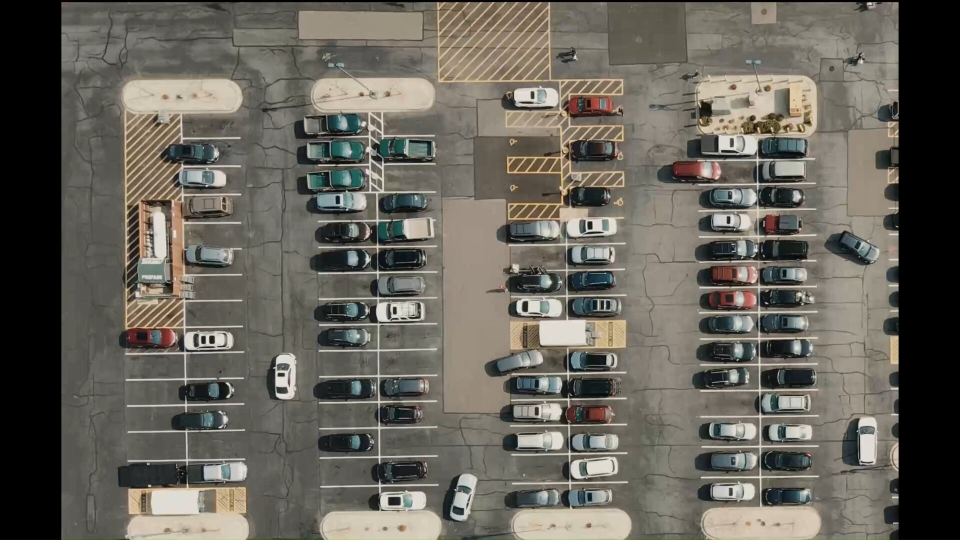
#> input picture ParkMateX-main-main/ParkMateX-main/parkmate/backend/Car-Parking-Detection/carParkImg.jpg, 1920 x 1080 px (shown at 1/2 size)
$ python enhanced_parking_detector.py
#> lines starting #> are read from the running program, lines starting #| are printed output that depends on the picture
### ParkMateX-main-main/ParkMateX-main/parkmate/backend/Car-Parking-Detection/setup_directories.py
"""
Setup script to create necessary directory structure for the application
"""

import logging
import os
from typing import List, Tuple

import config

# Setup logging
logging.basicConfig(level=logging.INFO, format="%(asctime)s - %(levelname)s - %(message)s")
logger = logging.getLogger(__name__)


def setup_directories() -> Tuple[bool, List[str]]:
    """Create all necessary directories for the application"""
    directories = [config.REPORTS_DIR, config.DATA_DIR, config.MODELS_DIR]

    logger.info("Setting up directory structure...")

    for directory in directories:
        try:
            os.makedirs(directory, exist_ok=True)
            logger.info(f"✓ Created/verified directory: {directory}")
        except Exception as e:
            logger.error(f"✗ Error creating directory {directory}: {e}")
            raise

    logger.info("Directory setup complete!")
    print("\n✓ All directories are ready!")
    print(f"  - Reports will be saved to: {config.REPORTS_DIR}")
    print(f"  - Data files will be saved to: {config.DATA_DIR}")
    print(f"  - Models will be stored in: {config.MODELS_DIR}")

    return True, []


# [2 lines that do not run on import are left out]

### ParkMateX-main-main/ParkMateX-main/parkmate/backend/Car-Parking-Detection/enhanced_parking_detector.py
import logging
import os
import pickle
from datetime import datetime
from pathlib import Path
from typing import Any, Dict, List, Optional, Tuple

import cv2
import cvzone
import numpy as np

try:
    import pandas as pd
except Exception:
    pd = None

import config
from setup_directories import setup_directories

try:
    from car_detector import CarDetector
except Exception:
    CarDetector = None

# Setup logging
logging.basicConfig(level=logging.INFO, format="%(asctime)s - %(levelname)s - %(message)s")
logger = logging.getLogger(__name__)


class EnhancedParkingDetector:
    def __init__(self, video_path: Optional[str] = None, image_path: Optional[str] = None) -> None:
        # Setup directories first
        setup_directories()

        self.video_path = video_path
        self.image_path = image_path
        self.width, self.height = config.PARKING_WIDTH, config.PARKING_HEIGHT
        self.posList = []
        self.drawing = False
        self.start_point = None
        self.end_point = None
        self.temp_rectangles = []
        # Initialize detector lazily so mapping can run even if ML extras are missing.
        self.car_detector = None
        self.load_parking_positions()
        self.show_help = True
        self.history = []  # Add history for undo functionality
        self.is_reset = False  # Add reset state flag
        self.original_image = None  # Store original image
        self.current_image = None  # Store current image with markings

        # Add zoom functionality
        self.zoom_scale = 1.0
        self.zoom_step = 0.1
        self.min_zoom = 0.5
        self.max_zoom = 3.0
        self.pan_x = 0
        self.pan_y = 0
        self.pan_step = 50
        self.is_panning = False
        self.last_mouse_pos = None

    # [23 lines left out: functions _normalize_slot, _screen_to_image, not called in this run]

    def load_parking_positions(self) -> None:
        """Load previously saved parking positions from file (pickle or CSV)"""
        if not os.path.exists(config.POSITION_FILE):
            logger.warning(f"No saved positions found at '{config.POSITION_FILE}'.")
            self.posList = []
            return

        with open(config.POSITION_FILE, "rb") as f:
            try:
                self.posList = pickle.load(f)
                logger.info(f"Loaded {len(self.posList)} parking positions (pickle)")
            except Exception:
                # Fallback: file is plain text with x,y per line (CSV)
                f.seek(0)
                try:
                    lines = f.read().decode("utf-8", errors="ignore").splitlines()
                    pos = []
                    for line in lines:
                        line = line.strip()
                        if line and "," in line:
                            coords = line.split(",")
                            if len(coords) == 2:
                                pos.append((int(coords[0]), int(coords[1]), self.width, self.height))
                            elif len(coords) >= 4:
                                pos.append(
                                    (
                                        int(coords[0]),
                                        int(coords[1]),
                                        max(1, int(coords[2])),
                                        max(1, int(coords[3])),
                                    )
                                )
                    self.posList = pos
                    logger.info(f"Loaded {len(self.posList)} parking positions (CSV fallback)")
                except Exception as e:
                    logger.error(f"Error loading positions as CSV: {e}")
                    self.posList = []

    # [11 lines left out: function save_parking_positions, not called in this run]

    def add_help_text(self, img: np.ndarray) -> np.ndarray:
        """Add help text overlay to the image showing keyboard shortcuts"""
        # Get image dimensions
        height, width = img.shape[:2]

        # Add numbered help text in the right corner
        help_text = [
            "=== Available Shortcuts ===",
            "1. R: Reset all selections",
            "2. Z: Undo last selection",
            "3. D: Detect & generate report",
            "4. S: Save current layout",
            "",
            "=== Mouse Controls ===",
            "• Left-click + Drag: Select spaces",
            "• Right-click: Remove space",
        ]

        # Calculate starting position (right corner)
        start_x = width - 300  # 300 pixels from right edge
        y_offset = 30

        # Add text with background for better visibility
        for text in help_text:
            if text.startswith("==="):
                # Make section headers more prominent
                cvzone.putTextRect(
                    img,
                    text,
                    (start_x, y_offset),
                    scale=1.5,
                    thickness=2,
                    offset=5,
                    colorR=(0, 0, 0),
                )
            else:
                cvzone.putTextRect(
                    img,
                    text,
                    (start_x, y_offset),
                    scale=1.2,
                    thickness=2,
                    offset=5,
                    colorR=(0, 0, 0),
                )
            y_offset += 25  # Spacing between lines

    def apply_zoom_and_pan(self, img: np.ndarray) -> np.ndarray:
        # Get image dimensions
        h, w = img.shape[:2]

        # Calculate zoomed dimensions
        zoomed_w = int(w * self.zoom_scale)
        zoomed_h = int(h * self.zoom_scale)

        # Resize image
        zoomed_img = cv2.resize(img, (zoomed_w, zoomed_h))

        # Calculate pan boundaries
        max_pan_x = max(0, zoomed_w - w)
        max_pan_y = max(0, zoomed_h - h)

        # Clamp pan values
        self.pan_x = max(0, min(self.pan_x, max_pan_x))
        self.pan_y = max(0, min(self.pan_y, max_pan_y))

        # Crop image based on pan
        if zoomed_w > w or zoomed_h > h:
            x1 = self.pan_x
            y1 = self.pan_y
            x2 = min(x1 + w, zoomed_w)
            y2 = min(y1 + h, zoomed_h)
            zoomed_img = zoomed_img[y1:y2, x1:x2]

            # If the cropped image is smaller than the window, pad it
            if zoomed_img.shape[0] < h or zoomed_img.shape[1] < w:
                padded_img = np.zeros((h, w, 3), dtype=np.uint8)
                padded_img[: zoomed_img.shape[0], : zoomed_img.shape[1]] = zoomed_img
                zoomed_img = padded_img

        return zoomed_img

    # [236 lines left out: functions mouse_callback, process_frame, check_parking_space, generate_csv_report, process_video, clear_all_markings and 1 more, not called in this run]

    def process_image(self) -> None:
        """Process image file for parking space selection and detection"""
        if not self.image_path:
            raise ValueError("Image path not provided")

        # Validate image file exists
        if not os.path.exists(self.image_path):
            raise FileNotFoundError(f"Image file not found: {self.image_path}")

        logger.info(f"Processing image: {self.image_path}")

        # Read image with full resolution
        self.original_image = cv2.imread(self.image_path, cv2.IMREAD_UNCHANGED)
#> self.original_image is the input picture: shape (1080, 1920, 3); mean B, G, R 90.9, 99.6, 103
        if self.original_image is None:
            raise IOError(f"Could not load image from {self.image_path}")

        self.current_image = self.original_image.copy()

        # Get image dimensions
        height, width = self.original_image.shape[:2]
#> height = 1080; width = 1920

        # Calculate window size with borders
        border_size = config.BORDER_SIZE
        window_width = width + 2 * border_size
#> window_width = 2020
        window_height = height + 2 * border_size
#> window_height = 1180

        # Keep a fixed-size display to avoid mouse coordinate drift from runtime scaling.
        cv2.namedWindow(config.WINDOW_NAME, cv2.WINDOW_AUTOSIZE)

        # Set mouse callback
        cv2.setMouseCallback(config.WINDOW_NAME, self.mouse_callback)

        try:
            while True:
                # Create a bordered image
                bordered_img = np.zeros((window_height, window_width, 3), dtype=np.uint8)
                bordered_img[
                    border_size : border_size + height, border_size : border_size + width
                ] = self.current_image.copy()
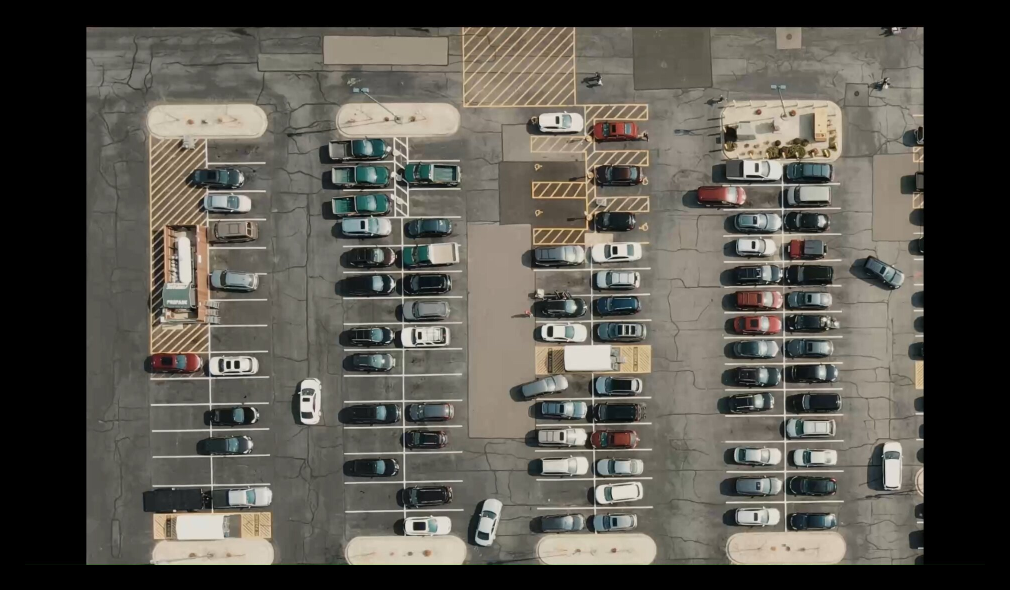
#> bordered_img: shape (1180, 2020, 3) (shown at 1/2 size); mean B, G, R 79, 86.6, 89.6

                # Only draw parking spaces if there are any and not in reset state
                if self.posList and not self.is_reset:
                    for pos in self.posList:
                        x, y, w, h = self._normalize_slot(pos)
                        # Adjust coordinates for border
                        x += border_size
                        y += border_size
                        cv2.rectangle(
                            bordered_img,
                            (x, y),
                            (x + w, y + h),
                            (255, 0, 255),
                            2,
                        )

                # Draw selection rectangle if drawing
                if self.drawing and self.start_point and self.end_point:
                    x1, y1 = self.start_point
                    x2, y2 = self.end_point
                    # Adjust coordinates for border
                    x1 += border_size
                    y1 += border_size
                    x2 += border_size
                    y2 += border_size
                    cv2.rectangle(bordered_img, (x1, y1), (x2, y2), (0, 255, 0), 2)

                # Add essential information only if not in reset state
                if not self.is_reset:
                    total_spaces = len(self.posList)

                    # Only process image and show statistics if there are parking spaces
                    if total_spaces > 0:
                        processed_img = self.process_frame(self.current_image)
                        available_slots, occupied_slots = self.check_parking_space(
                            processed_img, self.current_image
                        )
                        empty_spaces = available_slots

                        # Display statistics in the top-right corner
                        cvzone.putTextRect(
                            bordered_img,
                            f"Total Slots: {total_spaces}",
                            (window_width - 250, 30),
                            scale=2,
                            thickness=3,
                            offset=10,
                            colorR=(0, 200, 0),
                        )
                        cvzone.putTextRect(
                            bordered_img,
                            f"Empty Slots: {empty_spaces}",
                            (window_width - 250, 80),
                            scale=2,
                            thickness=3,
                            offset=10,
                            colorR=(0, 200, 0),
                        )

                # Show help text if enabled
                if self.show_help:
                    self.add_help_text(bordered_img)
#> after the loop in add_help_text, `for text in help_text:`: y_offset = 255

                # Apply zoom and pan
                display_img = self.apply_zoom_and_pan(bordered_img)

                cv2.imshow(config.WINDOW_NAME, display_img)

                key = cv2.waitKey(1) & 0xFF
#> (key q is pressed here)
                if key == ord("q"):
                    break
                elif key == ord("r"):
                    self.clear_all_markings()
                elif key == ord("z"):
                    self.undo_last_selection()
                elif key == ord("s"):
                    self.save_parking_positions()
                    self.is_reset = False
                    cvzone.putTextRect(
                        bordered_img,
                        "Layout Saved!",
                        (window_width // 2 - 100, window_height - 50),
                        scale=2,
                        thickness=2,
                        offset=10,
                        colorR=(0, 255, 0),
                    )
                    cv2.imshow(config.WINDOW_NAME, bordered_img)
                    cv2.waitKey(1000)
                elif key == ord("d"):
                    if len(self.posList) == 0:
                        logger.warning("Please select parking spaces first!")
                        print("Please select parking spaces first!")
                        continue

                    if CarDetector is None:
                        logger.warning(
                            "ML dependencies are missing. Install Car-Parking-Detection requirements to use detection."
                        )
                        print(
                            "ML dependencies are missing. Install requirements to use detection (D)."
                        )
                        continue

                    if self.car_detector is None:
                        self.car_detector = CarDetector()

                    logger.info("Starting vehicle detection and report generation...")
                    print("\n🚗 Detecting vehicles...")

                    # Process the image and detect cars
                    processed_img = self.process_frame(self.current_image)
                    available_slots, occupied_slots = self.check_parking_space(
                        processed_img, self.current_image
                    )

                    print("🤖 Running ML-based vehicle detection...")
                    # Run ML-based car detection
                    results = self.car_detector.detect_cars(self.current_image)
                    legacy_positions = [
                        (self._normalize_slot(pos)[0], self._normalize_slot(pos)[1])
                        for pos in self.posList
                    ]
                    detections, space_status = self.car_detector.process_detections(
                        results, legacy_positions, self.current_image
                    )

                    print("📊 Generating visual report...")
                    # Generate comprehensive report
                    report_path, text_report_path = self.car_detector.generate_report(
                        self.current_image, legacy_positions, detections, space_status
                    )

                    print("💾 Saving CSV data...")
                    logger.info(f"Report generated successfully!")
                    print(f"\n✓ Report generated successfully!")
                    print(f"  Visual report: {report_path}")
                    print(f"  Text report: {text_report_path}")

                    # Generate CSV report
                    self.generate_csv_report(
                        total_slots=len(self.posList),
                        occupied_slots=occupied_slots,
                        available_slots=available_slots,
                    )

                    # Show success message
                    cvzone.putTextRect(
                        bordered_img,
                        "Report Generated!",
                        (window_width // 2 - 150, window_height - 50),
                        scale=3,
                        thickness=3,
                        offset=10,
                        colorR=(0, 255, 0),
                    )
                    cv2.imshow(config.WINDOW_NAME, bordered_img)
                    cv2.waitKey(2000)
        finally:
            cv2.destroyAllWindows()
            logger.info("Image processing completed")


if __name__ == "__main__":
    # Example usage
    detector = EnhancedParkingDetector(video_path="carPark.mp4", image_path="carParkImg.jpg")

    # Process image for parking space selection
    detector.process_image()
